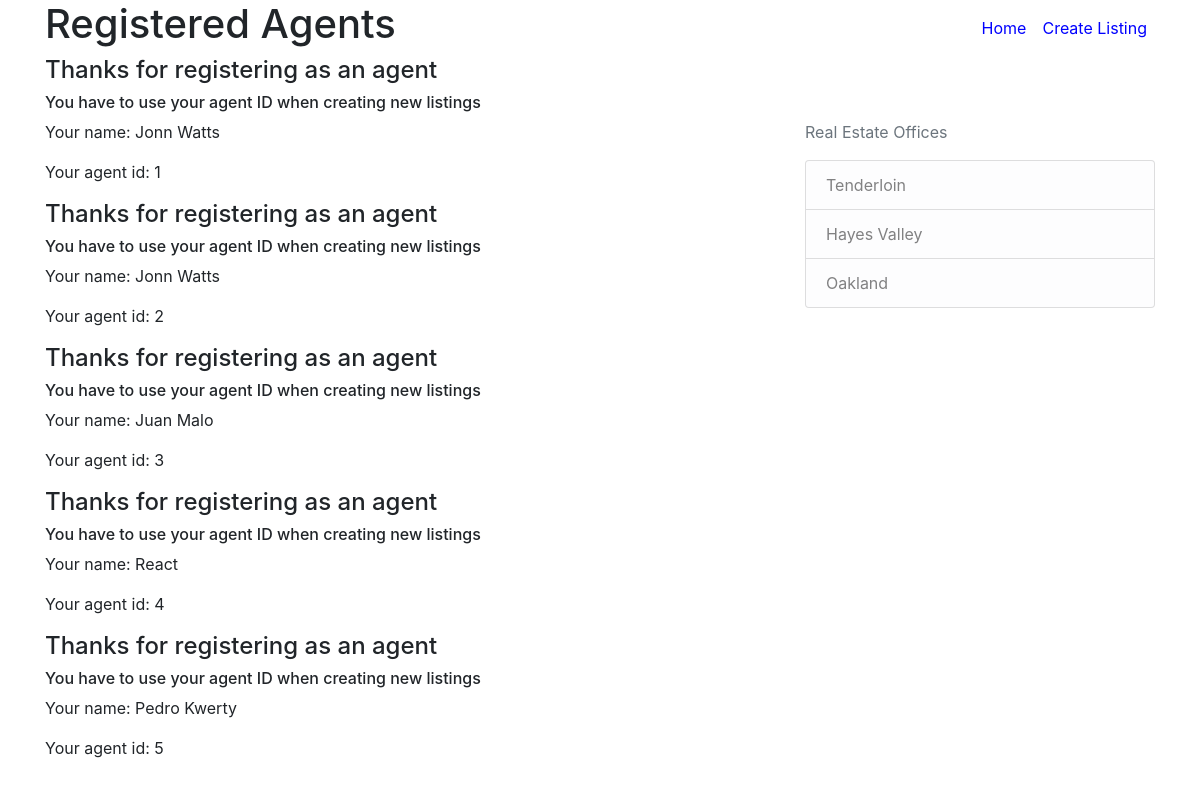
The app's page /registered_agents with its own data.
### real_estate/models.py (models this page shows, shortened)
class Agent(db.Model):
    id = db.Column(db.Integer, primary_key=True)
    name = db.Column(db.String(100), nullable=False)
    listings = db.relationship('Listing', backref='agent', lazy=True)

### real_estate/routes.py (the view)
@app.route("/registered_agents")
def registered_agents():
    agents = Agent.query.all()
    return render_template('registered_agents.html', title='Registered Agents', agents=agents)

### real_estate/templates/registered_agents.html
{% extends "layout.html" %}
{% block navigation%}
<a class="nav-item nav-link" href="{{ url_for('home') }}" style="color:blue">Home</a>
<a class="nav-item nav-link" href="{{ url_for('new_listing') }}" style="color:blue">Create Listing</a>
{% endblock navigation %}
{% block content %}
    <h1>Registered Agents</h1>
    {% for agent in agents %}
    <h4>Thanks for registering as an agent</h4>
    <h6>You have to use your agent ID when creating new listings</h6>
    <p>Your name: {{ agent.name }}</p>
    <p>Your agent id: {{ agent.id }}</p>
    {% endfor %}
{% endblock content %}

### records on screen
Agent: name "Jonn Watts", id "1"
Agent: name "Jonn Watts", id "2"
Agent: name "Juan Malo", id "3"
Agent: name "React", id "4"
Agent: name "Pedro Kwerty", id "5"
